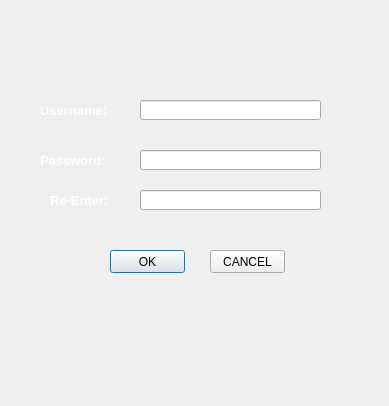
<?xml version="1.0" encoding="UTF-8"?>
<ui version="4.0">
 <class>SignUp</class>
 <widget class="QDialog" name="SignUp">
  <property name="geometry">
   <rect>
    <x>0</x>
    <y>0</y>
    <width>389</width>
    <height>406</height>
   </rect>
  </property>
  <property name="windowTitle">
   <string>Dialog</string>
  </property>
  <widget class="QLabel" name="label">
   <property name="geometry">
    <rect>
     <x>40</x>
     <y>100</y>
     <width>91</width>
     <height>21</height>
    </rect>
   </property>
   <property name="text">
    <string>&lt;html&gt;&lt;head/&gt;&lt;body&gt;&lt;p&gt;&lt;span style=&quot; font-size:10pt; font-weight:600; color:#ffffff;&quot;&gt;Username:&lt;/span&gt;&lt;/p&gt;&lt;/body&gt;&lt;/html&gt;</string>
   </property>
  </widget>
  <widget class="QLabel" name="label_2">
   <property name="geometry">
    <rect>
     <x>40</x>
     <y>150</y>
     <width>91</width>
     <height>21</height>
    </rect>
   </property>
   <property name="text">
    <string>&lt;html&gt;&lt;head/&gt;&lt;body&gt;&lt;p&gt;&lt;span style=&quot; font-size:10pt; font-weight:600; color:#ffffff;&quot;&gt;Password:&lt;/span&gt;&lt;/p&gt;&lt;/body&gt;&lt;/html&gt;</string>
   </property>
  </widget>
  <widget class="QLabel" name="label_3">
   <property name="geometry">
    <rect>
     <x>50</x>
     <y>190</y>
     <width>81</width>
     <height>21</height>
    </rect>
   </property>
   <property name="text">
    <string>&lt;html&gt;&lt;head/&gt;&lt;body&gt;&lt;p&gt;&lt;span style=&quot; font-size:10pt; font-weight:600; color:#ffffff;&quot;&gt;Re-Enter:&lt;/span&gt;&lt;/p&gt;&lt;/body&gt;&lt;/html&gt;</string>
   </property>
  </widget>
  <widget class="QLineEdit" name="lineEdit_username">
   <property name="geometry">
    <rect>
     <x>140</x>
     <y>100</y>
     <width>181</width>
     <height>20</height>
    </rect>
   </property>
  </widget>
  <widget class="QLineEdit" name="lineEdit_password">
   <property name="geometry">
    <rect>
     <x>140</x>
     <y>150</y>
     <width>181</width>
     <height>20</height>
    </rect>
   </property>
  </widget>
  <widget class="QLineEdit" name="lineEdit_password2">
   <property name="geometry">
    <rect>
     <x>140</x>
     <y>190</y>
     <width>181</width>
     <height>20</height>
    </rect>
   </property>
  </widget>
  <widget class="QPushButton" name="pushButton">
   <property name="geometry">
    <rect>
     <x>110</x>
     <y>250</y>
     <width>75</width>
     <height>23</height>
    </rect>
   </property>
   <property name="text">
    <string>OK</string>
   </property>
  </widget>
  <widget class="QPushButton" name="pushButton_2">
   <property name="geometry">
    <rect>
     <x>210</x>
     <y>250</y>
     <width>75</width>
     <height>23</height>
    </rect>
   </property>
   <property name="text">
    <string>CANCEL</string>
   </property>
  </widget>
  <widget class="QWidget" name="widget" native="true">
   <property name="geometry">
    <rect>
     <x>0</x>
     <y>0</y>
     <width>391</width>
     <height>411</height>
    </rect>
   </property>
   <property name="styleSheet">
    <string notr="true">background-image: url(&quot;C:/Users/Dustin/Documents/GitHub/VILAN/VDATABASE/Docs/background.jpg&quot;);</string>
   </property>
  </widget>
  <zorder>widget</zorder>
  <zorder>label</zorder>
  <zorder>label_2</zorder>
  <zorder>label_3</zorder>
  <zorder>lineEdit_username</zorder>
  <zorder>lineEdit_password</zorder>
  <zorder>lineEdit_password2</zorder>
  <zorder>pushButton</zorder>
  <zorder>pushButton_2</zorder>
 </widget>
 <resources/>
 <connections/>
</ui>
